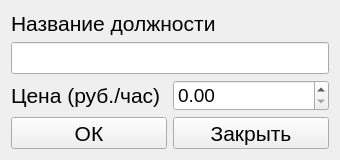
<?xml version="1.0" encoding="UTF-8"?>
<ui version="4.0">
 <class>Form</class>
 <widget class="QWidget" name="Form">
  <property name="geometry">
   <rect>
    <x>0</x>
    <y>0</y>
    <width>340</width>
    <height>160</height>
   </rect>
  </property>
  <property name="minimumSize">
   <size>
    <width>340</width>
    <height>160</height>
   </size>
  </property>
  <property name="maximumSize">
   <size>
    <width>340</width>
    <height>160</height>
   </size>
  </property>
  <property name="windowTitle">
   <string>Работник</string>
  </property>
  <layout class="QGridLayout" name="gridLayout">
   <item row="2" column="0">
    <widget class="QLabel" name="price_label">
     <property name="font">
      <font>
       <pointsize>16</pointsize>
      </font>
     </property>
     <property name="text">
      <string>Цена (руб./час)</string>
     </property>
    </widget>
   </item>
   <item row="2" column="1">
    <widget class="QDoubleSpinBox" name="price">
     <property name="font">
      <font>
       <pointsize>14</pointsize>
      </font>
     </property>
    </widget>
   </item>
   <item row="1" column="0" colspan="2">
    <widget class="QLineEdit" name="title">
     <property name="font">
      <font>
       <pointsize>16</pointsize>
      </font>
     </property>
    </widget>
   </item>
   <item row="0" column="0" colspan="2">
    <widget class="QLabel" name="title_lebel">
     <property name="font">
      <font>
       <pointsize>16</pointsize>
      </font>
     </property>
     <property name="text">
      <string>Название должности</string>
     </property>
    </widget>
   </item>
   <item row="4" column="0" colspan="2">
    <layout class="QHBoxLayout" name="horizontalLayout">
     <item>
      <widget class="QPushButton" name="ok">
       <property name="font">
        <font>
         <pointsize>16</pointsize>
        </font>
       </property>
       <property name="text">
        <string>ОК</string>
       </property>
      </widget>
     </item>
     <item>
      <widget class="QPushButton" name="close">
       <property name="font">
        <font>
         <pointsize>16</pointsize>
        </font>
       </property>
       <property name="text">
        <string>Закрыть</string>
       </property>
      </widget>
     </item>
    </layout>
   </item>
   <item row="3" column="0">
    <spacer name="verticalSpacer">
     <property name="orientation">
      <enum>Qt::Vertical</enum>
     </property>
     <property name="sizeHint" stdset="0">
      <size>
       <width>20</width>
       <height>40</height>
      </size>
     </property>
    </spacer>
   </item>
  </layout>
 </widget>
 <resources/>
 <connections/>
</ui>
